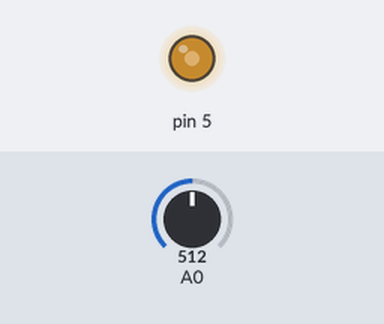
A sketch run on a simulated Arduino Uno, built with avr-gcc and run on an emulated ATmega328P. Shown: output pins drawn as LEDs (lit = HIGH). The inputs (shaded band) are chosen by the test bench; at power-on: A0 = 512.

Above: at 1.2 s.
1.3 s: A0 set to 716
At 1.7 s:
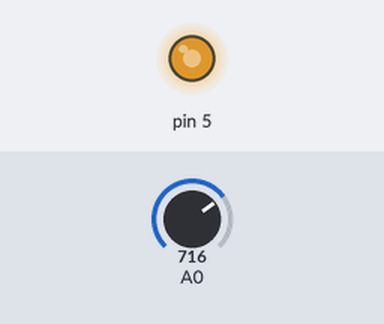
2.8 s: A0 set to 900
At 4.0 s:
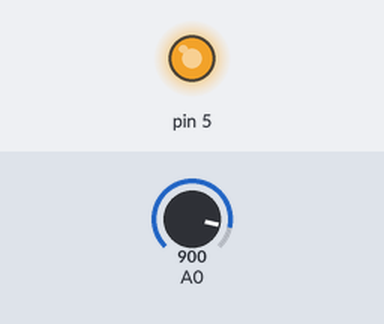
4.3 s: A0 set to 122
At 5.2 s:
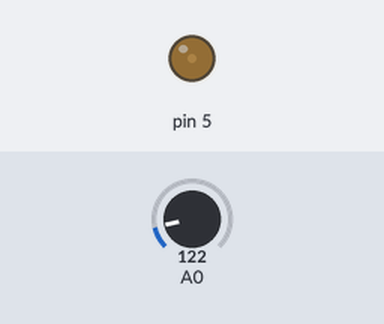
5.8 s: A0 set to 0
At 6.4 s:
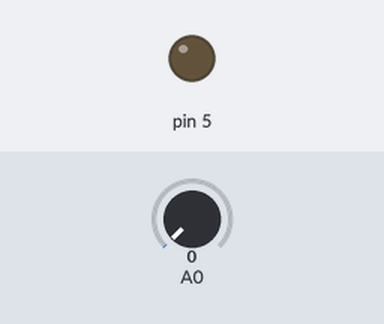
Timing chart, 0 to 8.3 s (numbered marks = the images above; inputs shaded):
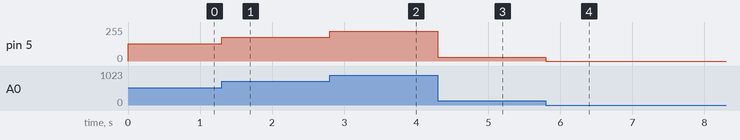

Measured:
- after the input at 1.3 s, pin 5: 128/255 → 179/255 at once
- after the input at 2.8 s, pin 5: 179/255 → 225/255 at once
- after the input at 4.3 s, pin 5: 225/255 → 30/255 at once
- after the input at 5.8 s, pin 5: 30/255 → 0/255 at once

The sketch:

analog_read.ino
```cpp
void setup() {
  // put your setup code here, to run once:
  pinMode(A0, INPUT);
  pinMode(5, OUTPUT);
}

void loop() {
  // put your main code here, to run repeatedly:
  int read = analogRead(A0);
  read = read / 4;
  analogWrite(5, read);
}
```
